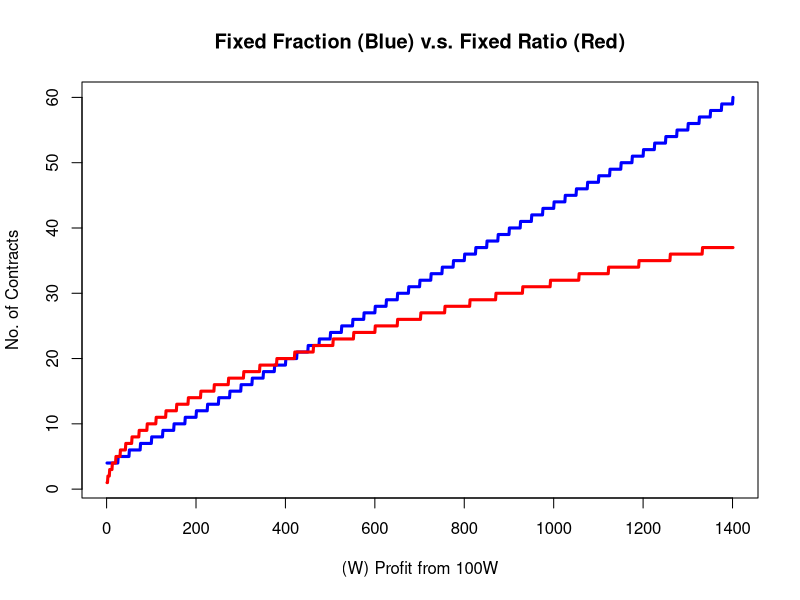

The R script that drew this image: (Note: this script raises an error after producing the figure.)
###Fixed Fraction & Fiexed Ratio###

initM=1000000	## Initial money
loss=5000		## Stop loss of Strategy
delta=20000
Cap=seq(initM,15*initM,by=10000)
risk=0.02

Frac=setNames(numeric(length(Cap)),Cap)
Ratio=Frac

for (currM in Cap ){ ## momey growth
  Frac[[as.character(currM)]]=floor(currM*risk/loss)				# the formula of Fixed Fraction 
  Ratio[[as.character(currM)]]=floor((1+(1+8*(currM-initM)/delta)^0.5)/2)	# the formula of Fixed Ratio
}
x=ts(cbind(Frac,Ratio))
rownames(x)=as.character(Cap)
  
ts.plot(x,col=c("blue","red"),lwd=c(3,3)
        ,ylab="No. of Contracts",xlab="(W) Profit from 100W",xaxt = "n"
        ,main="Fixed Fraction (Blue) v.s. Fixed Ratio (Red)")

axis(1,seq(1,length(Frac),by=520),seq(initM,(72*initM),by=520*loss))


